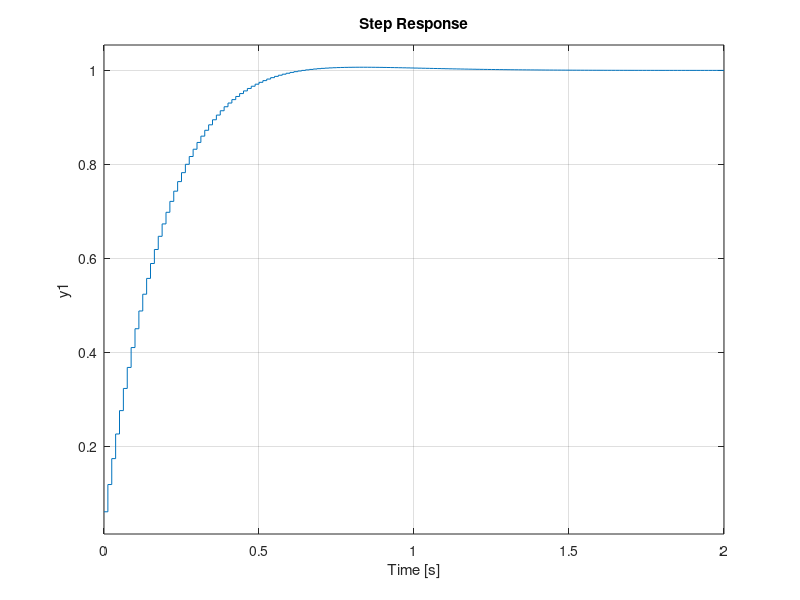

This chart was generated by the following MATLAB code:
pkg load control
fps = 80
z = tf('z', 1/fps);

a = 0.94;
b = 0.06;
G = b/(1-a*z^(-1))

Kp = 1.0
Ki = 0.08
C = Kp + Ki/(1-z^(-1))

H = minreal(C*G/(1+C*G))

step(H)

pause;